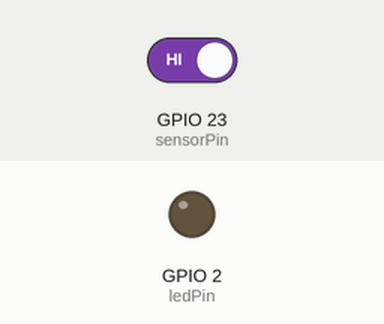
Simulated run of this sketch. Board: ESP32. Shown: output pins drawn as LEDs (lit = HIGH). The inputs (shaded band) are chosen by the test bench; at power-on: GPIO 23 (sensorPin) HIGH. WiFi joins after 1.5 s; servers stay silent unless stated; what the sketch prints to the serial monitor is not drawn.

Above: at 2.7 s.
2.8 s: GPIO 23 (sensorPin) driven LOW
At 3.3 s:
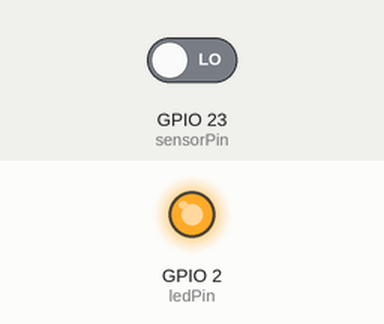
4.3 s: GPIO 23 (sensorPin) driven HIGH
At 5.7 s:
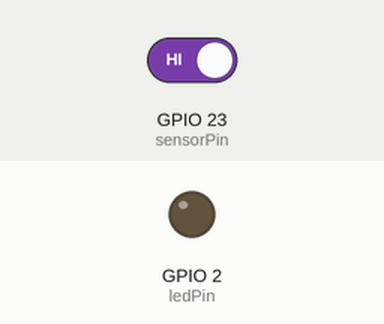
Timing chart, 0 to 7.3 s (numbered marks = the images above; inputs shaded):
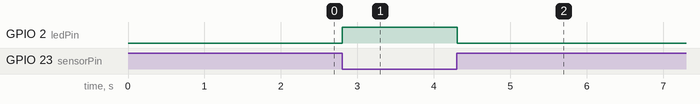

The sketch:

esp32_codemotion_server.ino
```cpp
#include <WiFi.h>
#include <WebServer.h>

const char* ssid = "Room120";    // Your Wi-Fi SSID
const char* password = "Room@120";         // Your Wi-Fi password

WebServer server(80);

const int sensorPin = 23;  // Obstacle sensor
const int ledPin = 2;      // LED
bool motionDetected = false;
bool lastState = false;    // store previous state

void handleMotion() {
  if (motionDetected) {
    server.send(200, "text/plain", "1"); // Send 1 only when motion detected
  } else {
    server.send(200, "text/plain", "");  // Send nothing when no motion
  }
}

void setup() {
  Serial.begin(115200);
  pinMode(sensorPin, INPUT);
  pinMode(ledPin, OUTPUT);

  // Connect to Wi-Fi
  WiFi.begin(ssid, password);
  Serial.print("Connecting to Wi-Fi");
  while (WiFi.status() != WL_CONNECTED) {
    delay(500);
    Serial.print(".");
  }
  Serial.println("\n✅ WiFi connected");
  Serial.print("ESP32 IP: ");
  Serial.println(WiFi.localIP());

  // Start web server
  server.on("/motion", handleMotion);
  server.begin();
}

void loop() {
  motionDetected = !digitalRead(sensorPin);  // Active LOW

  if (motionDetected && !lastState) {
    Serial.println("1");          // Print 1 only once when motion detected
    digitalWrite(ledPin, HIGH);   // Turn on LED
  } else if (!motionDetected && lastState) {
    digitalWrite(ledPin, LOW);    // Turn off LED when motion stops
  }

  lastState = motionDetected;     // Update last state
  server.handleClient();
  delay(100);
}
```

Measured:
- after the input at 2.8 s, GPIO 2 (ledPin): LOW → HIGH at once
- after the input at 4.3 s, GPIO 2 (ledPin): HIGH → LOW at once
